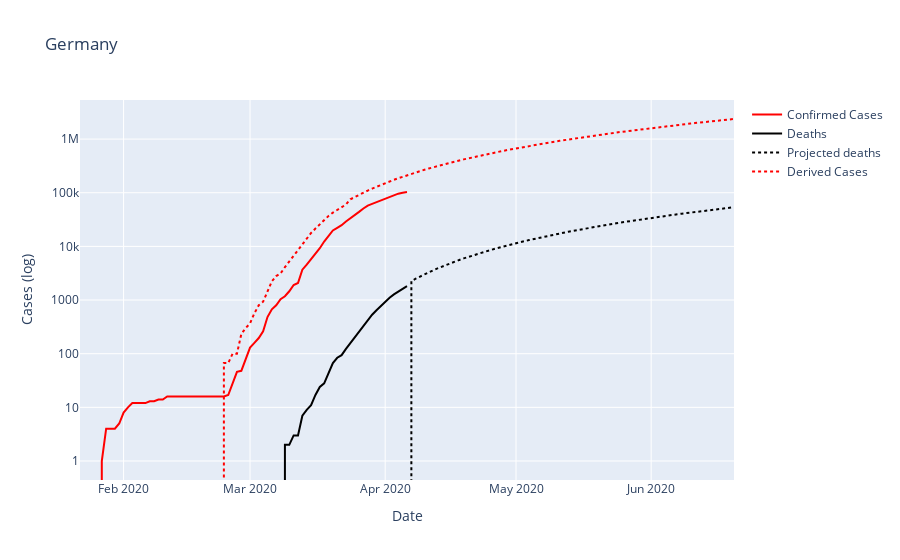
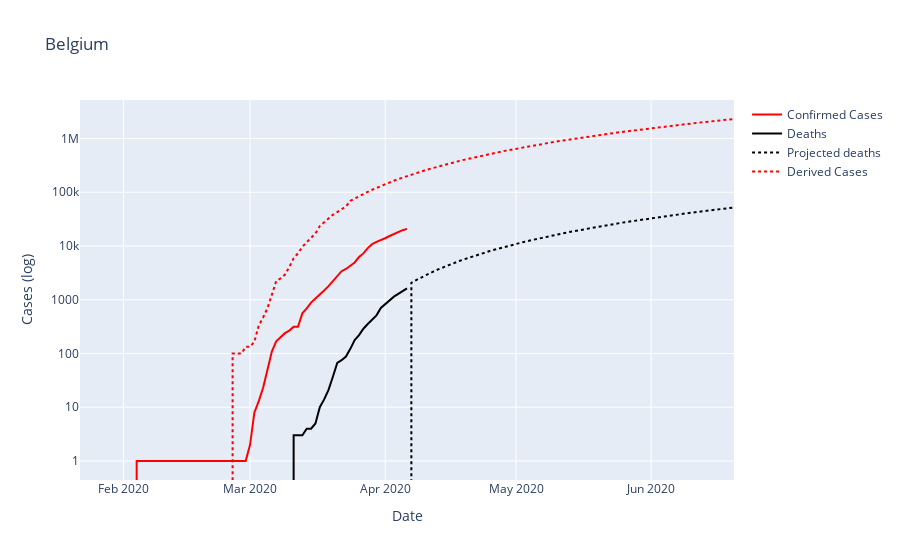
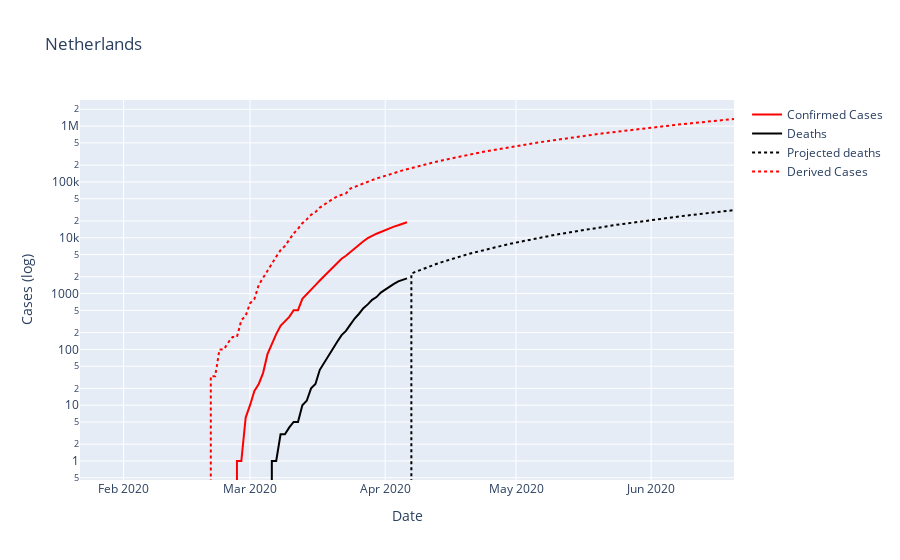

Source (notebook cell) for these figures, in order:
### Code cell
%matplotlib inline
plt.style.use('seaborn-dark')

Cases = Cases.reset_index().set_index(['parent','label'])

def plotData(cases, title, show=True, sim=False):
    cases = cases.groupby('date').sum().reset_index().set_index('date')
    if type(sim) == bool and sim == False:
        sim = extenddata(cases, title)
    
#    sim = extenddata(cases[firstrecordeddate:"2020-04-04"], title)
    projected = sim[lastrecordeddate:]
    
    fig = make_subplots(rows=3, cols=2,shared_xaxes=True,
                        specs=[[{}, {}],[{},{}],
                           [{"colspan": 2}, None]],
                        subplot_titles=('Total Confirmed Cases','Active Cases','Deaths','Recoveries','Death to Cases Ratio'))
    fig = go.Figure()

    fig.add_trace(go.Scatter(x=cases.index,y=cases['confirmed'],
                             mode='lines',
                             name='Confirmed Cases',
                             line=dict(color='red',width=2)))
#                             row=1,col=1)
    #fig.add_trace(go.Scatter(x=cases.index,y=cases['active'],
    #                         mode='lines',
    #                         name='Active Cases',
    #                         line=dict(color='purple',width=2)))
#                             row=1,col=2)
    #fig.add_trace(go.Scatter(x=cases.index,y=cases['recovered'],
    #                         mode='lines',
    #                         name='Recoveries',
    #                         line=dict(color='green',width=2)))
#                             row=1,col=1)
    fig.add_trace(go.Scatter(x=cases.index,y=cases['deaths'],
                             mode='lines',
                             name='Deaths',
                             line=dict(color='black',width=2)))
#                             row=1,col=1)
    fig.add_trace(go.Scatter(x=projected.index,y=projected['projectedDeaths'],
                             mode='lines',
                             name='Projected deaths',
                             line=dict(color='black',width=2,dash='dot')))
#                             row=1,col=1)
        
    fig.add_trace(go.Scatter(x=sim.index,y=sim['derivedConfirmed'],
                             mode='lines',
                             name='Derived Cases',
                             line=dict(color='red',width=2,dash='dot')))
                             #row=1,col=1)
    #fig.add_trace(go.Scatter(x=sim.index,y=sim['derivedActive'],
    #                         mode='lines',
    #                         name='Derived Active Cases',
    #                         line=dict(color='purple',width=2,dash='dot')))
                             #row=1,col=2)
    #fig.add_trace(go.Scatter(x=sim.index,y=sim['derivedRecovered'],
    #                         mode='lines',
    #                         name='Derived Recoveries',
    #                         line=dict(color='green',width=2,dash='dot')))
                             #row=2,col=2)

    fig.update_layout(showlegend=True)
#    fig.update_layout(title=title,
#                       yaxis_title='Cases',
#                       xaxis_title='Date')
#    fig.show()
    fig.update_layout(title=title,
#                       yaxis_title='Cases',
                       yaxis_title='Cases (log)', yaxis_type="log",
                       xaxis_title='Date')

    if show:
        fig.show()
    fig.write_html("datasets/"+datetoday+"_cases_"+title+".html")
#    fig.write_image("test.png")

#plotData(GlobalTotals, 'Global')
#plotData(Cases.loc["US"], 'US')
#plotData(Cases.loc['United Kingdom'], 'United Kingdom')
#plotData(Cases.loc['China'], 'China')
#plotData(Cases.loc['Italy'], 'Italy')
plotData(Cases.loc['Germany'], 'Germany')
#plotData(Cases.loc['Sweden'], 'Sweden')
plotData(Cases.loc['Belgium'], 'Belgium')
#plotData(Cases.loc['France'], 'France')
#plotData(Cases.loc['Spain'], 'Spain')
plotData(Cases.loc['Netherlands'], 'Netherlands')

### Figure 1 — Plotly figure (JSON) as saved in the notebook; plotly's stock layout.template omitted (floating-point values rounded to 4 significant figures; data arrays with more than 128 entries replaced by an {"elided": "..."} marker saying what was removed)
{"data": [{"line": {"color": "red", "width": 2}, "mode": "lines", "name": "Confirmed Cases", "type": "scatter", "x": ["2020-01-22", "2020-01-23", "2020-01-24", "2020-01-25", "2020-01-26", "2020-01-27", "2020-01-28", "2020-01-29", "2020-01-30", "2020-01-31", "2020-02-01", "2020-02-02", "2020-02-03", "2020-02-04", "2020-02-05", "2020-02-06", "2020-02-07", "2020-02-08", "2020-02-09", "2020-02-10", "2020-02-11", "2020-02-12", "2020-02-13", "2020-02-14", "2020-02-15", "2020-02-16", "2020-02-17", "2020-02-18", "2020-02-19", "2020-02-20", "2020-02-21", "2020-02-22", "2020-02-23", "2020-02-24", "2020-02-25", "2020-02-26", "2020-02-27", "2020-02-28", "2020-02-29", "2020-03-01", "2020-03-02", "2020-03-03", "2020-03-04", "2020-03-05", "2020-03-06", "2020-03-07", "2020-03-08", "2020-03-09", "2020-03-10", "2020-03-11", "2020-03-12", "2020-03-13", "2020-03-14", "2020-03-15", "2020-03-16", "2020-03-17", "2020-03-18", "2020-03-19", "2020-03-20", "2020-03-21", "2020-03-22", "2020-03-23", "2020-03-24", "2020-03-25", "2020-03-26", "2020-03-27", "2020-03-28", "2020-03-29", "2020-03-30", "2020-03-31", "2020-04-01", "2020-04-02", "2020-04-03", "2020-04-04", "2020-04-05", "2020-04-06"], "y": [0, 0, 0, 0, 0, 1, 4, 4, 4, 5, 8, 10, 12, 12, 12, 12, 13, 13, 14, 14, 16, 16, 16, 16, 16, 16, 16, 16, 16, 16, 16, 16, 16, 16, 17, 27, 46, 48, 79, 130, 159, 196, 262, 482, 670, 799, 1040, 1176, 1457, 1908, 2078, 3675, 4585, 5795, 7272, 9257, 12327, 15320, 19848, 22213, 24873, 29056, 32986, 37323, 43938, 50871, 57695, 62095, 66885, 71808, 77872, 84794, 91159, 96092, 100123, 103374]}, {"line": {"color": "black", "width": 2}, "mode": "lines", "name": "Deaths", "type": "scatter", "x": ["2020-01-22", "2020-01-23", "2020-01-24", "2020-01-25", "2020-01-26", "2020-01-27", "2020-01-28", "2020-01-29", "2020-01-30", "2020-01-31", "2020-02-01", "2020-02-02", "2020-02-03", "2020-02-04", "2020-02-05", "2020-02-06", "2020-02-07", "2020-02-08", "2020-02-09", "2020-02-10", "2020-02-11", "2020-02-12", "2020-02-13", "2020-02-14", "2020-02-15", "2020-02-16", "2020-02-17", "2020-02-18", "2020-02-19", "2020-02-20", "2020-02-21", "2020-02-22", "2020-02-23", "2020-02-24", "2020-02-25", "2020-02-26", "2020-02-27", "2020-02-28", "2020-02-29", "2020-03-01", "2020-03-02", "2020-03-03", "2020-03-04", "2020-03-05", "2020-03-06", "2020-03-07", "2020-03-08", "2020-03-09", "2020-03-10", "2020-03-11", "2020-03-12", "2020-03-13", "2020-03-14", "2020-03-15", "2020-03-16", "2020-03-17", "2020-03-18", "2020-03-19", "2020-03-20", "2020-03-21", "2020-03-22", "2020-03-23", "2020-03-24", "2020-03-25", "2020-03-26", "2020-03-27", "2020-03-28", "2020-03-29", "2020-03-30", "2020-03-31", "2020-04-01", "2020-04-02", "2020-04-03", "2020-04-04", "2020-04-05", "2020-04-06"], "y": [0, 0, 0, 0, 0, 0, 0, 0, 0, 0, 0, 0, 0, 0, 0, 0, 0, 0, 0, 0, 0, 0, 0, 0, 0, 0, 0, 0, 0, 0, 0, 0, 0, 0, 0, 0, 0, 0, 0, 0, 0, 0, 0, 0, 0, 0, 0, 2, 2, 3, 3, 7, 9, 11, 17, 24, 28, 44, 67, 84, 94, 123, 157, 206, 267, 342, 433, 533, 645, 775, 920, 1107, 1275, 1444, 1584, 1810]}, {"line": {"color": "black", "dash": "dot", "width": 2}, "mode": "lines", "name": "Projected deaths", "type": "scatter", "x": ["2020-04-06", "2020-04-07", "2020-04-08", "2020-04-09", "2020-04-10", "2020-04-11", "2020-04-12", "2020-04-13", "2020-04-14", "2020-04-15", "2020-04-16", "2020-04-17", "2020-04-18", "2020-04-19", "2020-04-20", "2020-04-21", "2020-04-22", "2020-04-23", "2020-04-24", "2020-04-25", "2020-04-26", "2020-04-27", "2020-04-28", "2020-04-29", "2020-04-30", "2020-05-01", "2020-05-02", "2020-05-03", "2020-05-04", "2020-05-05", "2020-05-06", "2020-05-07", "2020-05-08", "2020-05-09", "2020-05-10", "2020-05-11", "2020-05-12", "2020-05-13", "2020-05-14", "2020-05-15", "2020-05-16", "2020-05-17", "2020-05-18", "2020-05-19", "2020-05-20", "2020-05-21", "2020-05-22", "2020-05-23", "2020-05-24", "2020-05-25", "2020-05-26", "2020-05-27", "2020-05-28", "2020-05-29", "2020-05-30", "2020-05-31", "2020-06-01", "2020-06-02", "2020-06-03", "2020-06-04", "2020-06-05", "2020-06-06", "2020-06-07", "2020-06-08", "2020-06-09", "2020-06-10", "2020-06-11", "2020-06-12", "2020-06-13", "2020-06-14", "2020-06-15", "2020-06-16", "2020-06-17", "2020-06-18", "2020-06-19", "2020-06-20"], "y": [0, 2261, 2502, 2755, 3020, 3298, 3588, 3890, 4205, 4533, 4873, 5225, 5590, 5967, 6357, 6759, 7174, 7601, 8040, 8492, 8957, 9433, 9923, 10424, 10938, 11465, 12004, 12555, 13119, 13696, 14285, 14886, 15499, 16126, 16764, 17415, 18079, 18754, 19443, 20144, 20857, 21582, 22320, 23071, 23834, 24609, 25397, 26198, 27010, 27836, 28673, 29523, 30386, 31261, 32148, 33048, 33960, 34885, 35822, 36772, 37734, 38708, 39695, 40695, 41706, 42731, 43767, 44817, 45878, 46952, 48039, 49138, 50249, 51373, 52509, 53658]}, {"line": {"color": "red", "dash": "dot", "width": 2}, "mode": "lines", "name": "Derived Cases", "type": "scatter", "x": {"elided": "151 str values"}, "y": {"elided": "151 int values"}}], "layout": {"showlegend": true, "title": {"text": "Germany"}, "xaxis": {"title": {"text": "Date"}}, "yaxis": {"title": {"text": "Cases (log)"}, "type": "log"}}}

### Figure 2 — Plotly figure (JSON) as saved in the notebook; plotly's stock layout.template omitted (floating-point values rounded to 4 significant figures; data arrays with more than 128 entries replaced by an {"elided": "..."} marker saying what was removed)
{"data": [{"line": {"color": "red", "width": 2}, "mode": "lines", "name": "Confirmed Cases", "type": "scatter", "x": ["2020-01-22", "2020-01-23", "2020-01-24", "2020-01-25", "2020-01-26", "2020-01-27", "2020-01-28", "2020-01-29", "2020-01-30", "2020-01-31", "2020-02-01", "2020-02-02", "2020-02-03", "2020-02-04", "2020-02-05", "2020-02-06", "2020-02-07", "2020-02-08", "2020-02-09", "2020-02-10", "2020-02-11", "2020-02-12", "2020-02-13", "2020-02-14", "2020-02-15", "2020-02-16", "2020-02-17", "2020-02-18", "2020-02-19", "2020-02-20", "2020-02-21", "2020-02-22", "2020-02-23", "2020-02-24", "2020-02-25", "2020-02-26", "2020-02-27", "2020-02-28", "2020-02-29", "2020-03-01", "2020-03-02", "2020-03-03", "2020-03-04", "2020-03-05", "2020-03-06", "2020-03-07", "2020-03-08", "2020-03-09", "2020-03-10", "2020-03-11", "2020-03-12", "2020-03-13", "2020-03-14", "2020-03-15", "2020-03-16", "2020-03-17", "2020-03-18", "2020-03-19", "2020-03-20", "2020-03-21", "2020-03-22", "2020-03-23", "2020-03-24", "2020-03-25", "2020-03-26", "2020-03-27", "2020-03-28", "2020-03-29", "2020-03-30", "2020-03-31", "2020-04-01", "2020-04-02", "2020-04-03", "2020-04-04", "2020-04-05", "2020-04-06"], "y": [0, 0, 0, 0, 0, 0, 0, 0, 0, 0, 0, 0, 0, 1, 1, 1, 1, 1, 1, 1, 1, 1, 1, 1, 1, 1, 1, 1, 1, 1, 1, 1, 1, 1, 1, 1, 1, 1, 1, 2, 8, 13, 23, 50, 109, 169, 200, 239, 267, 314, 314, 559, 689, 886, 1058, 1243, 1486, 1795, 2257, 2815, 3401, 3743, 4269, 4937, 6235, 7284, 9134, 10836, 11899, 12775, 13964, 15348, 16770, 18431, 19691, 20814]}, {"line": {"color": "black", "width": 2}, "mode": "lines", "name": "Deaths", "type": "scatter", "x": ["2020-01-22", "2020-01-23", "2020-01-24", "2020-01-25", "2020-01-26", "2020-01-27", "2020-01-28", "2020-01-29", "2020-01-30", "2020-01-31", "2020-02-01", "2020-02-02", "2020-02-03", "2020-02-04", "2020-02-05", "2020-02-06", "2020-02-07", "2020-02-08", "2020-02-09", "2020-02-10", "2020-02-11", "2020-02-12", "2020-02-13", "2020-02-14", "2020-02-15", "2020-02-16", "2020-02-17", "2020-02-18", "2020-02-19", "2020-02-20", "2020-02-21", "2020-02-22", "2020-02-23", "2020-02-24", "2020-02-25", "2020-02-26", "2020-02-27", "2020-02-28", "2020-02-29", "2020-03-01", "2020-03-02", "2020-03-03", "2020-03-04", "2020-03-05", "2020-03-06", "2020-03-07", "2020-03-08", "2020-03-09", "2020-03-10", "2020-03-11", "2020-03-12", "2020-03-13", "2020-03-14", "2020-03-15", "2020-03-16", "2020-03-17", "2020-03-18", "2020-03-19", "2020-03-20", "2020-03-21", "2020-03-22", "2020-03-23", "2020-03-24", "2020-03-25", "2020-03-26", "2020-03-27", "2020-03-28", "2020-03-29", "2020-03-30", "2020-03-31", "2020-04-01", "2020-04-02", "2020-04-03", "2020-04-04", "2020-04-05", "2020-04-06"], "y": [0, 0, 0, 0, 0, 0, 0, 0, 0, 0, 0, 0, 0, 0, 0, 0, 0, 0, 0, 0, 0, 0, 0, 0, 0, 0, 0, 0, 0, 0, 0, 0, 0, 0, 0, 0, 0, 0, 0, 0, 0, 0, 0, 0, 0, 0, 0, 0, 0, 3, 3, 3, 4, 4, 5, 10, 14, 21, 37, 67, 75, 88, 122, 178, 220, 289, 353, 431, 513, 705, 828, 1011, 1143, 1283, 1447, 1632]}, {"line": {"color": "black", "dash": "dot", "width": 2}, "mode": "lines", "name": "Projected deaths", "type": "scatter", "x": ["2020-04-06", "2020-04-07", "2020-04-08", "2020-04-09", "2020-04-10", "2020-04-11", "2020-04-12", "2020-04-13", "2020-04-14", "2020-04-15", "2020-04-16", "2020-04-17", "2020-04-18", "2020-04-19", "2020-04-20", "2020-04-21", "2020-04-22", "2020-04-23", "2020-04-24", "2020-04-25", "2020-04-26", "2020-04-27", "2020-04-28", "2020-04-29", "2020-04-30", "2020-05-01", "2020-05-02", "2020-05-03", "2020-05-04", "2020-05-05", "2020-05-06", "2020-05-07", "2020-05-08", "2020-05-09", "2020-05-10", "2020-05-11", "2020-05-12", "2020-05-13", "2020-05-14", "2020-05-15", "2020-05-16", "2020-05-17", "2020-05-18", "2020-05-19", "2020-05-20", "2020-05-21", "2020-05-22", "2020-05-23", "2020-05-24", "2020-05-25", "2020-05-26", "2020-05-27", "2020-05-28", "2020-05-29", "2020-05-30", "2020-05-31", "2020-06-01", "2020-06-02", "2020-06-03", "2020-06-04", "2020-06-05", "2020-06-06", "2020-06-07", "2020-06-08", "2020-06-09", "2020-06-10", "2020-06-11", "2020-06-12", "2020-06-13", "2020-06-14", "2020-06-15", "2020-06-16", "2020-06-17", "2020-06-18", "2020-06-19", "2020-06-20"], "y": [0, 2074, 2303, 2544, 2798, 3063, 3341, 3632, 3934, 4249, 4576, 4915, 5267, 5631, 6007, 6395, 6796, 7209, 7635, 8072, 8522, 8984, 9459, 9946, 10445, 10956, 11479, 12015, 12563, 13124, 13697, 14282, 14879, 15489, 16110, 16745, 17391, 18050, 18721, 19404, 20099, 20807, 21527, 22260, 23005, 23762, 24531, 25312, 26106, 26912, 27731, 28561, 29404, 30259, 31127, 32007, 32899, 33803, 34720, 35649, 36590, 37544, 38509, 39487, 40478, 41480, 42495, 43522, 44562, 45614, 46678, 47754, 48843, 49944, 51057, 52182]}, {"line": {"color": "red", "dash": "dot", "width": 2}, "mode": "lines", "name": "Derived Cases", "type": "scatter", "x": {"elided": "151 str values"}, "y": {"elided": "151 int values"}}], "layout": {"showlegend": true, "title": {"text": "Belgium"}, "xaxis": {"title": {"text": "Date"}}, "yaxis": {"title": {"text": "Cases (log)"}, "type": "log"}}}

### Figure 3 — Plotly figure (JSON) as saved in the notebook; plotly's stock layout.template omitted (floating-point values rounded to 4 significant figures; data arrays with more than 128 entries replaced by an {"elided": "..."} marker saying what was removed)
{"data": [{"line": {"color": "red", "width": 2}, "mode": "lines", "name": "Confirmed Cases", "type": "scatter", "x": ["2020-01-22", "2020-01-23", "2020-01-24", "2020-01-25", "2020-01-26", "2020-01-27", "2020-01-28", "2020-01-29", "2020-01-30", "2020-01-31", "2020-02-01", "2020-02-02", "2020-02-03", "2020-02-04", "2020-02-05", "2020-02-06", "2020-02-07", "2020-02-08", "2020-02-09", "2020-02-10", "2020-02-11", "2020-02-12", "2020-02-13", "2020-02-14", "2020-02-15", "2020-02-16", "2020-02-17", "2020-02-18", "2020-02-19", "2020-02-20", "2020-02-21", "2020-02-22", "2020-02-23", "2020-02-24", "2020-02-25", "2020-02-26", "2020-02-27", "2020-02-28", "2020-02-29", "2020-03-01", "2020-03-02", "2020-03-03", "2020-03-04", "2020-03-05", "2020-03-06", "2020-03-07", "2020-03-08", "2020-03-09", "2020-03-10", "2020-03-11", "2020-03-12", "2020-03-13", "2020-03-14", "2020-03-15", "2020-03-16", "2020-03-17", "2020-03-18", "2020-03-19", "2020-03-20", "2020-03-21", "2020-03-22", "2020-03-23", "2020-03-24", "2020-03-25", "2020-03-26", "2020-03-27", "2020-03-28", "2020-03-29", "2020-03-30", "2020-03-31", "2020-04-01", "2020-04-02", "2020-04-03", "2020-04-04", "2020-04-05", "2020-04-06"], "y": [0, 0, 0, 0, 0, 0, 0, 0, 0, 0, 0, 0, 0, 0, 0, 0, 0, 0, 0, 0, 0, 0, 0, 0, 0, 0, 0, 0, 0, 0, 0, 0, 0, 0, 0, 0, 1, 1, 6, 10, 18, 24, 38, 82, 128, 188, 265, 321, 382, 503, 503, 806, 962, 1138, 1416, 1711, 2058, 2467, 3003, 3640, 4217, 4764, 5580, 6438, 7468, 8647, 9819, 10930, 11817, 12667, 13696, 14788, 15821, 16727, 17953, 18926]}, {"line": {"color": "black", "width": 2}, "mode": "lines", "name": "Deaths", "type": "scatter", "x": ["2020-01-22", "2020-01-23", "2020-01-24", "2020-01-25", "2020-01-26", "2020-01-27", "2020-01-28", "2020-01-29", "2020-01-30", "2020-01-31", "2020-02-01", "2020-02-02", "2020-02-03", "2020-02-04", "2020-02-05", "2020-02-06", "2020-02-07", "2020-02-08", "2020-02-09", "2020-02-10", "2020-02-11", "2020-02-12", "2020-02-13", "2020-02-14", "2020-02-15", "2020-02-16", "2020-02-17", "2020-02-18", "2020-02-19", "2020-02-20", "2020-02-21", "2020-02-22", "2020-02-23", "2020-02-24", "2020-02-25", "2020-02-26", "2020-02-27", "2020-02-28", "2020-02-29", "2020-03-01", "2020-03-02", "2020-03-03", "2020-03-04", "2020-03-05", "2020-03-06", "2020-03-07", "2020-03-08", "2020-03-09", "2020-03-10", "2020-03-11", "2020-03-12", "2020-03-13", "2020-03-14", "2020-03-15", "2020-03-16", "2020-03-17", "2020-03-18", "2020-03-19", "2020-03-20", "2020-03-21", "2020-03-22", "2020-03-23", "2020-03-24", "2020-03-25", "2020-03-26", "2020-03-27", "2020-03-28", "2020-03-29", "2020-03-30", "2020-03-31", "2020-04-01", "2020-04-02", "2020-04-03", "2020-04-04", "2020-04-05", "2020-04-06"], "y": [0, 0, 0, 0, 0, 0, 0, 0, 0, 0, 0, 0, 0, 0, 0, 0, 0, 0, 0, 0, 0, 0, 0, 0, 0, 0, 0, 0, 0, 0, 0, 0, 0, 0, 0, 0, 0, 0, 0, 0, 0, 0, 0, 0, 1, 1, 3, 3, 4, 5, 5, 10, 12, 20, 24, 43, 58, 77, 107, 137, 180, 214, 277, 357, 435, 547, 640, 772, 865, 1040, 1175, 1341, 1490, 1656, 1771, 1874]}, {"line": {"color": "black", "dash": "dot", "width": 2}, "mode": "lines", "name": "Projected deaths", "type": "scatter", "x": ["2020-04-06", "2020-04-07", "2020-04-08", "2020-04-09", "2020-04-10", "2020-04-11", "2020-04-12", "2020-04-13", "2020-04-14", "2020-04-15", "2020-04-16", "2020-04-17", "2020-04-18", "2020-04-19", "2020-04-20", "2020-04-21", "2020-04-22", "2020-04-23", "2020-04-24", "2020-04-25", "2020-04-26", "2020-04-27", "2020-04-28", "2020-04-29", "2020-04-30", "2020-05-01", "2020-05-02", "2020-05-03", "2020-05-04", "2020-05-05", "2020-05-06", "2020-05-07", "2020-05-08", "2020-05-09", "2020-05-10", "2020-05-11", "2020-05-12", "2020-05-13", "2020-05-14", "2020-05-15", "2020-05-16", "2020-05-17", "2020-05-18", "2020-05-19", "2020-05-20", "2020-05-21", "2020-05-22", "2020-05-23", "2020-05-24", "2020-05-25", "2020-05-26", "2020-05-27", "2020-05-28", "2020-05-29", "2020-05-30", "2020-05-31", "2020-06-01", "2020-06-02", "2020-06-03", "2020-06-04", "2020-06-05", "2020-06-06", "2020-06-07", "2020-06-08", "2020-06-09", "2020-06-10", "2020-06-11", "2020-06-12", "2020-06-13", "2020-06-14", "2020-06-15", "2020-06-16", "2020-06-17", "2020-06-18", "2020-06-19", "2020-06-20"], "y": [0, 2277, 2458, 2645, 2837, 3036, 3240, 3449, 3665, 3886, 4114, 4346, 4585, 4830, 5080, 5336, 5597, 5865, 6138, 6417, 6702, 6992, 7288, 7590, 7898, 8212, 8531, 8856, 9187, 9523, 9866, 10214, 10568, 10927, 11293, 11664, 12041, 12423, 12812, 13206, 13606, 14011, 14423, 14840, 15263, 15692, 16126, 16566, 17012, 17464, 17922, 18385, 18854, 19329, 19809, 20296, 20788, 21286, 21789, 22299, 22814, 23335, 23861, 24394, 24932, 25476, 26025, 26581, 27142, 27709, 28282, 28860, 29444, 30034, 30630, 31231]}, {"line": {"color": "red", "dash": "dot", "width": 2}, "mode": "lines", "name": "Derived Cases", "type": "scatter", "x": {"elided": "151 str values"}, "y": {"elided": "151 int values"}}], "layout": {"showlegend": true, "title": {"text": "Netherlands"}, "xaxis": {"title": {"text": "Date"}}, "yaxis": {"title": {"text": "Cases (log)"}, "type": "log"}}}
